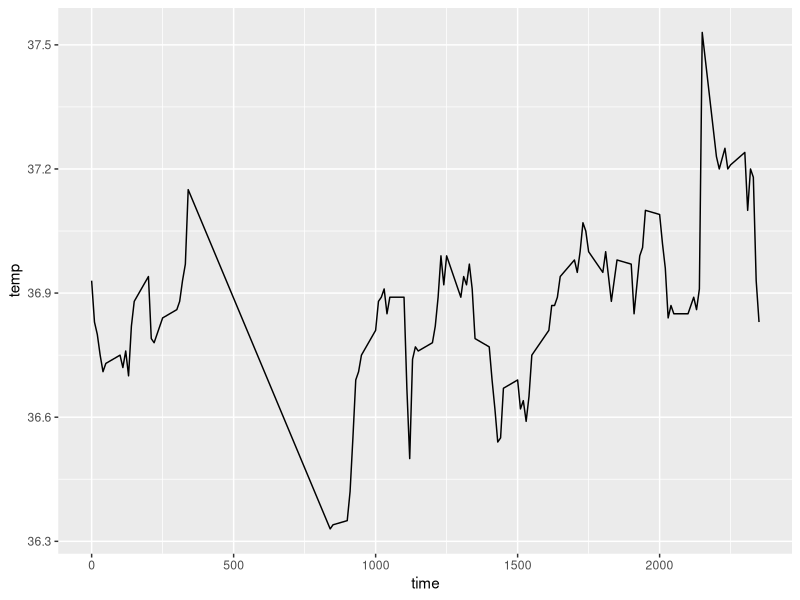
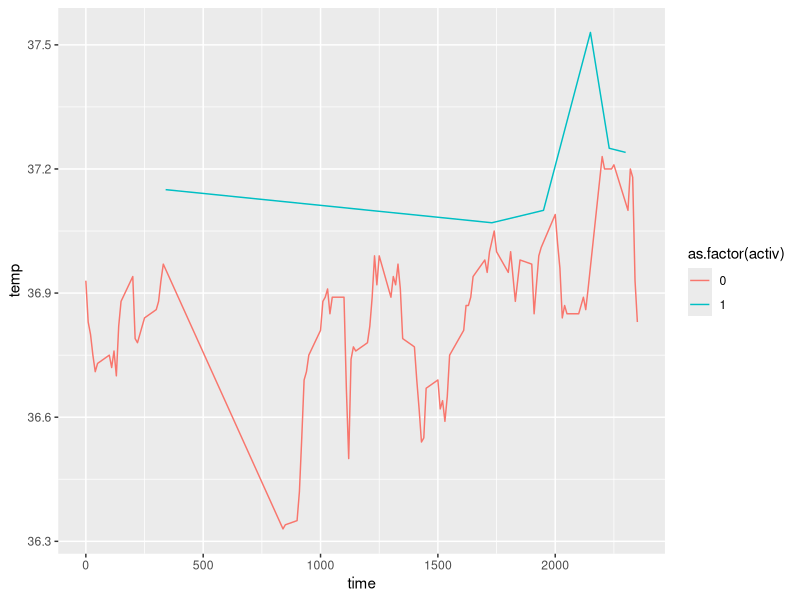
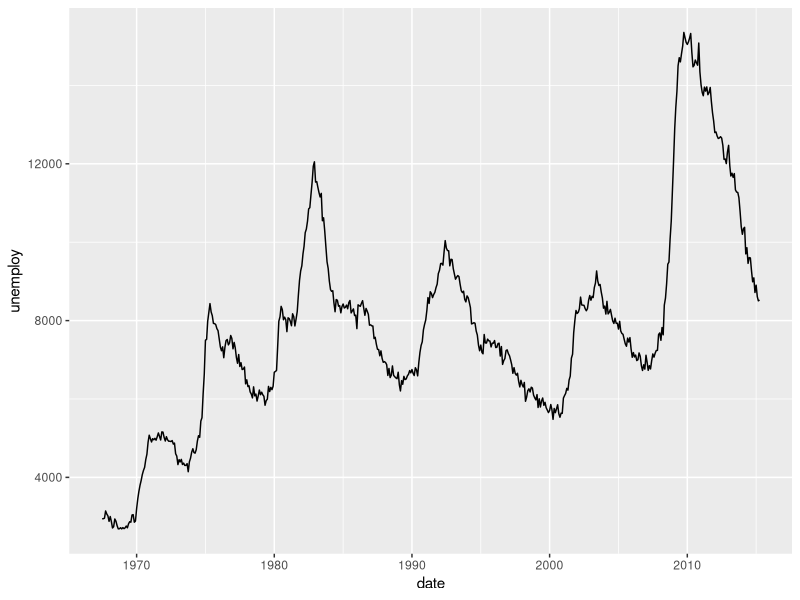
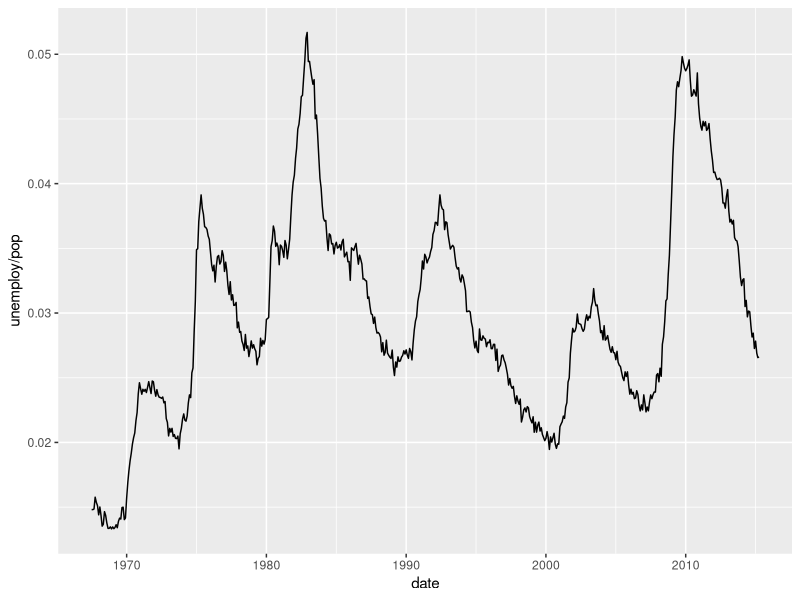
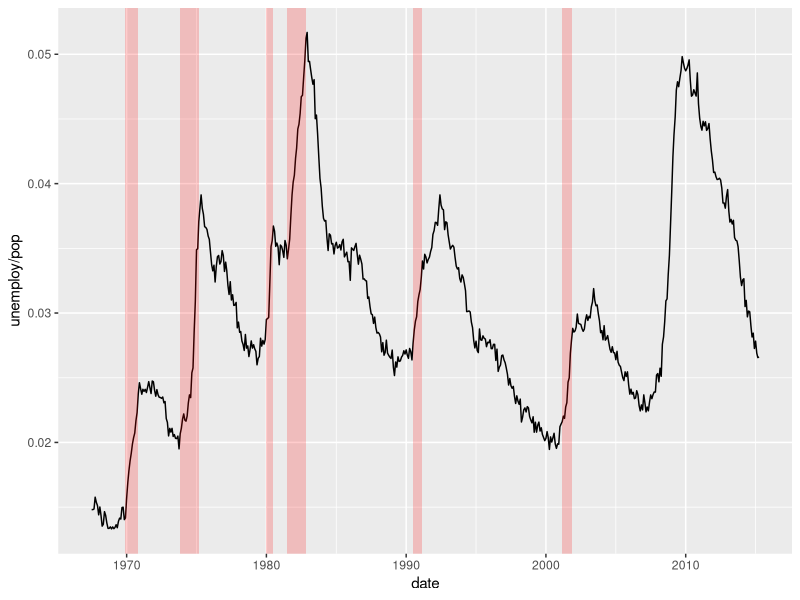
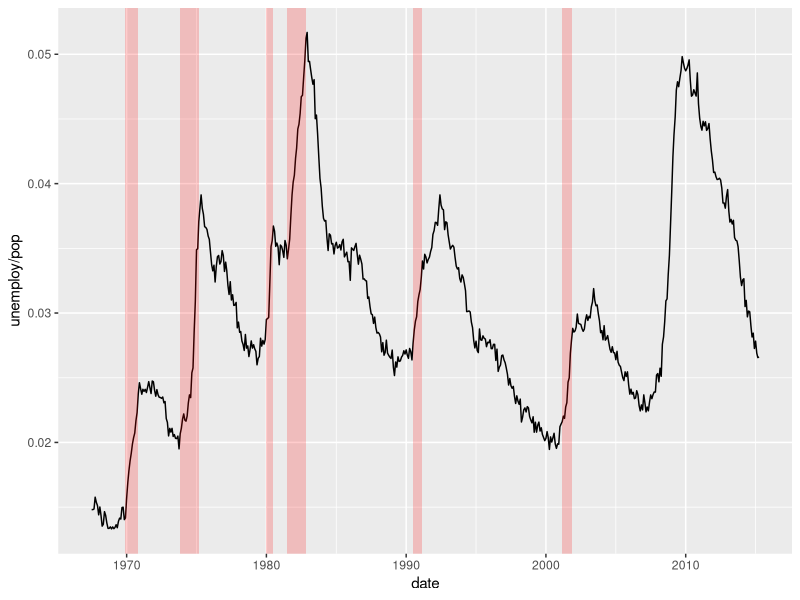

These charts were generated, in order, by the following R code:
### Datacamp - ggplot2 - 1, ch 4 - geometries - lines

## examples
library(datasets)
str(beaver1)

library(ggplot2)
ggplot(beaver1,aes(x=time,y=temp))+geom_line()
ggplot(beaver1,aes(x=time,y=temp,col=as.factor(activ)))+geom_line()

### EXERCISES
# Print out head of economics
head(economics)

# Plot unemploy as a function of date using a line plot
ggplot(economics, aes(x =date, y = unemploy)) + geom_line()
  
  
  # Adjust plot to represent the fraction of total population that is unemployed
ggplot(economics, aes(x =date, y = unemploy/pop)) + geom_line()

# Expand the following command with geom_rect() to draw the recess periods
## first replicate 'recess' dataset used in Datacamp exercise
begin <- c("1969-12-01","1973-11-01","1980-01-01","1981-07-01","1990-07-01","2001-03-01")
end <- c("1970-11-01","1975-03-01","1980-07-01","1982-11-01","1991-03-01","2001-11-01")
recess <- data.frame(begin,end)

## layer recession periods over time series
## need to transform recess begin and end into dates - can do it in the ggplot function!
ggplot(economics, aes(x = date, y = unemploy/pop)) +
  geom_line()+
  geom_rect(data=recess,inherit.aes=FALSE,aes(xmin=as.Date(begin),xmax=as.Date(end),ymin=-Inf,ymax=+Inf),fill="red",alpha=0.2)
## probably better to transform data type in data frame not within ggplot
recess$begin <- as.Date(recess$begin)
recess$end <- as.Date(recess$end)
str(recess)
ggplot(economics, aes(x = date, y = unemploy/pop)) +
  geom_line()+
  geom_rect(data=recess,inherit.aes=FALSE,aes(xmin=begin,xmax=end,ymin=-Inf,ymax=+Inf),fill="red",alpha=0.2)